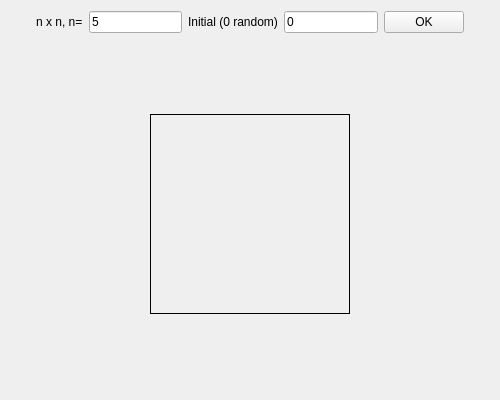
<?xml version="1.0" encoding="UTF-8"?>
<ui version="4.0">
 <class>Widget</class>
 <widget class="QWidget" name="Widget">
  <property name="geometry">
   <rect>
    <x>0</x>
    <y>0</y>
    <width>500</width>
    <height>400</height>
   </rect>
  </property>
  <property name="windowTitle">
   <string>Widget</string>
  </property>
  <layout class="QVBoxLayout" name="verticalLayout_2">
   <item>
    <layout class="QHBoxLayout" name="horizontalLayout">
     <item>
      <spacer name="horizontalSpacer">
       <property name="orientation">
        <enum>Qt::Horizontal</enum>
       </property>
       <property name="sizeHint" stdset="0">
        <size>
         <width>40</width>
         <height>20</height>
        </size>
       </property>
      </spacer>
     </item>
     <item>
      <widget class="QLabel" name="labelBorder">
       <property name="text">
        <string>n x n, n=</string>
       </property>
      </widget>
     </item>
     <item>
      <widget class="QLineEdit" name="borderWidth">
       <property name="inputMask">
        <string notr="true"/>
       </property>
       <property name="text">
        <string>5</string>
       </property>
      </widget>
     </item>
     <item>
      <widget class="QLabel" name="labelInitialItems">
       <property name="text">
        <string>Initial (0 random)</string>
       </property>
      </widget>
     </item>
     <item>
      <widget class="QLineEdit" name="initialItems">
       <property name="inputMask">
        <string notr="true"/>
       </property>
       <property name="text">
        <string>0</string>
       </property>
      </widget>
     </item>
     <item>
      <widget class="QPushButton" name="okButton">
       <property name="text">
        <string>OK</string>
       </property>
      </widget>
     </item>
     <item>
      <spacer name="horizontalSpacer_2">
       <property name="orientation">
        <enum>Qt::Horizontal</enum>
       </property>
       <property name="sizeHint" stdset="0">
        <size>
         <width>40</width>
         <height>20</height>
        </size>
       </property>
      </spacer>
     </item>
    </layout>
   </item>
   <item>
    <layout class="QVBoxLayout" name="verticalLayout">
     <item>
      <spacer name="verticalSpacer_2">
       <property name="orientation">
        <enum>Qt::Vertical</enum>
       </property>
       <property name="sizeHint" stdset="0">
        <size>
         <width>20</width>
         <height>40</height>
        </size>
       </property>
      </spacer>
     </item>
     <item>
      <layout class="QHBoxLayout" name="horizontalLayout_2">
       <item>
        <spacer name="horizontalSpacer_3">
         <property name="orientation">
          <enum>Qt::Horizontal</enum>
         </property>
         <property name="sizeHint" stdset="0">
          <size>
           <width>40</width>
           <height>20</height>
          </size>
         </property>
        </spacer>
       </item>
       <item>
        <widget class="QFrame" name="displayWindow">
         <property name="minimumSize">
          <size>
           <width>200</width>
           <height>200</height>
          </size>
         </property>
         <property name="toolTip">
          <string>aaaaaaaaa</string>
         </property>
         <property name="frameShape">
          <enum>QFrame::Box</enum>
         </property>
        </widget>
       </item>
       <item>
        <spacer name="horizontalSpacer_4">
         <property name="orientation">
          <enum>Qt::Horizontal</enum>
         </property>
         <property name="sizeHint" stdset="0">
          <size>
           <width>40</width>
           <height>20</height>
          </size>
         </property>
        </spacer>
       </item>
      </layout>
     </item>
     <item>
      <spacer name="verticalSpacer">
       <property name="orientation">
        <enum>Qt::Vertical</enum>
       </property>
       <property name="sizeHint" stdset="0">
        <size>
         <width>20</width>
         <height>40</height>
        </size>
       </property>
      </spacer>
     </item>
    </layout>
   </item>
  </layout>
 </widget>
 <layoutdefault spacing="6" margin="11"/>
 <resources/>
 <connections/>
</ui>
